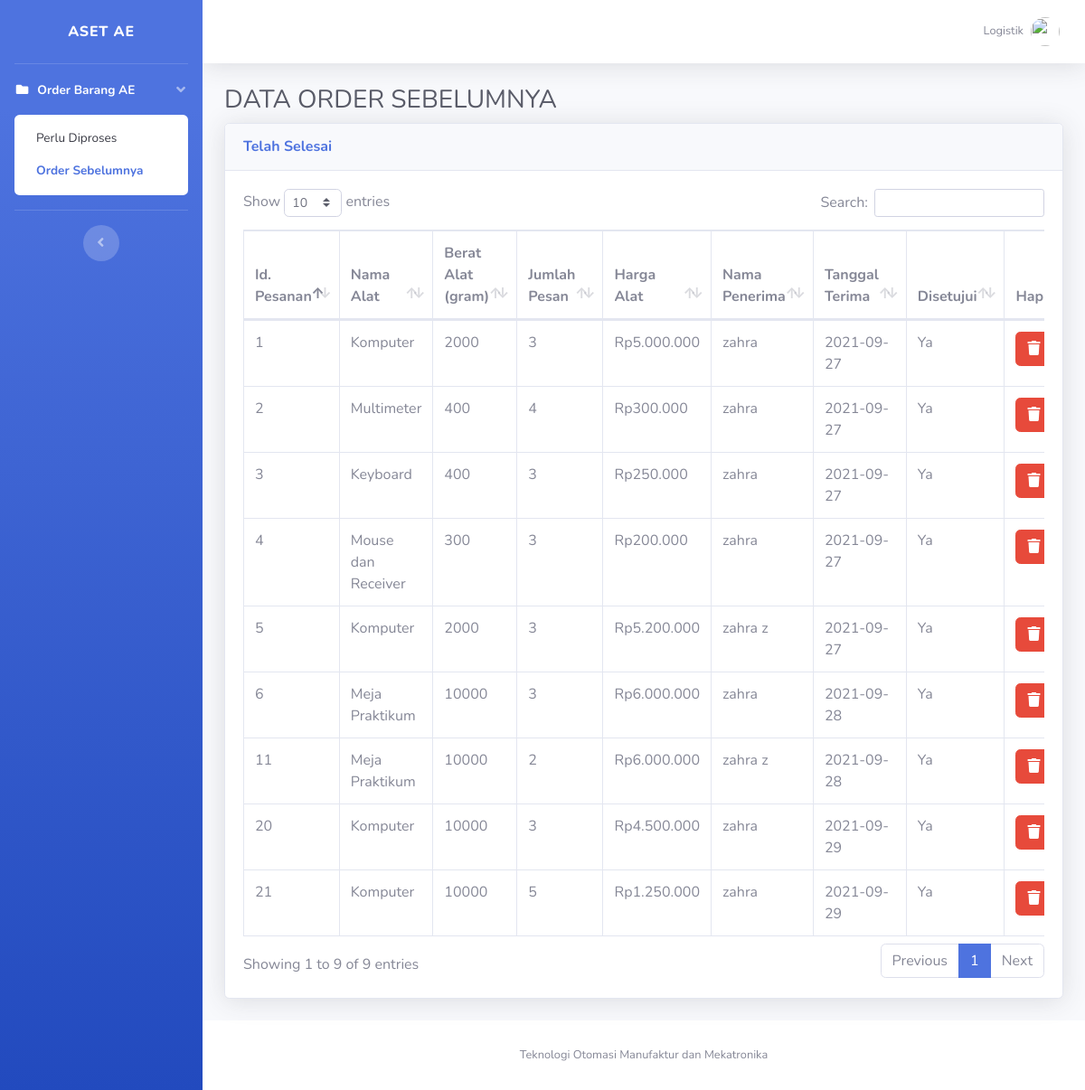
The page /logistik_sebelumnya.php (signed in) on the database its author committed.
### tables this page shows
CREATE TABLE `pemesanan` (
  `id_pesan` int(11) NOT NULL,
  `id_lab` varchar(10) NOT NULL,
  `jumlah_pesan` int(11) NOT NULL,
  `tgl_pesan` date NOT NULL,
  `total_kisaran_hargapesan` double NOT NULL,
  `jml_total_kisaran_hargapesan` double NOT NULL,
  `disetujui` tinyint(1) NOT NULL,
  `disetujui_kajur` tinyint(1) NOT NULL
);

CREATE TABLE `terima` (
  `id_terima` int(11) NOT NULL,
  `id_pesan` int(11) NOT NULL,
  `nama_penerima` varchar(50) NOT NULL,
  `tgl_terima` date NOT NULL,
  `tgl_pelaporan` date NOT NULL
);

CREATE TABLE `alat` (
  `id_pesan` int(11) NOT NULL,
  `id_lab` varchar(2) NOT NULL,
  `id_jenis` varchar(2) NOT NULL,
  `kode_alat` varchar(2) NOT NULL,
  `no_alat` varchar(12) NOT NULL,
  `nama_alat` varchar(59) NOT NULL,
  `berat_alat` int(11) NOT NULL,
  `harga_alat` double NOT NULL,
  `status_alat` varchar(15) NOT NULL,
  `created_date` timestamp NOT NULL DEFAULT current_timestamp() ON UPDATE current_timestamp()
);

### logistik_sebelumnya.php (the view, shortened to what this page needs)
<?php
include_once("config.php");
?>
<!DOCTYPE html>
<html lang="en">
<head>
  <link href="vendor/fontawesome-free/css/all.min.css" rel="stylesheet" type="text/css">
  <link href="css/sb-admin-2.min.css" rel="stylesheet">
  <link href="vendor/datatables/dataTables.bootstrap4.min.css" rel="stylesheet">
</head>
<body id="page-top">
  <div id="wrapper">
    <ul class="navbar-nav bg-gradient-primary sidebar sidebar-dark accordion" id="accordionSidebar">
      <a class="sidebar-brand d-flex align-items-center justify-content-center" href="index.php">
        <div class="sidebar-brand-text mx-3">Aset AE</div>
      </a>
      <hr class="sidebar-divider my-0">
      <li class="nav-item active">
        <a class="nav-link" href="#" data-toggle="collapse" data-target="#collapsePages" aria-expanded="true" aria-controls="collapsePages">
          <i class="fas fa-fw fa-folder"></i>
          <span>Order Barang AE</span>
        </a>
        <div id="collapsePages" class="collapse show" aria-labelledby="headingPages" data-parent="#accordionSidebar">
          <div class="bg-white py-2 collapse-inner rounded">
            <a class="collapse-item" href="logistik.php">Perlu Diproses</a>
            <a class="collapse-item active" href="logistik_sebelumnya.php">Order Sebelumnya</a>
          </div>
        </div>
      </li>
      <hr class="sidebar-divider d-none d-md-block">
      <div class="text-center d-none d-md-inline">
        <button class="rounded-circle border-0" id="sidebarToggle"></button>
      </div>
    </ul>
    <div id="content-wrapper" class="d-flex flex-column">
      <div id="content">
        <nav class="navbar navbar-expand navbar-light bg-white topbar mb-4 static-top shadow">
          <ul class="navbar-nav ml-auto">
            <li class="nav-item dropdown no-arrow">
              <a class="nav-link dropdown-toggle" href="#" id="userDropdown" role="button" data-toggle="dropdown" aria-haspopup="true" aria-expanded="false">
                <span class="mr-2 d-none d-lg-inline text-gray-600 small">Logistik</span>
                <img class="img-profile rounded-circle" src="img/Black.png">
              </a>
            </li>
          </ul>
        </nav>
        <div class="container-fluid">
          <h1 class="h3 mb-2 text-gray-800">DATA ORDER SEBELUMNYA</h1>
          <div class="card shadow mb-4">
            <div class="card-header py-3">
              <h6 class="m-0 font-weight-bold text-primary">Telah Selesai</h6>
            </div>
            <div class="card-body">
              <div class="table-responsive">
                <table class="table table-bordered" id="dataTable" width="100%" cellspacing="0">
                  <thead>
                    <tr>
                      <th>Id. Pesanan</th>
                      <th>Nama Alat</th>
                      <th>Berat Alat (gram)</th>
                      <th>Jumlah Pesan</th>
                      <th>Harga Alat</th>
                      <th>Nama Penerima</th>
                      <th>Tanggal Terima</th>
                      <th>Disetujui</th>
                      <th>Hapus</th>
                    </tr>
                  </thead>
                  <tbody>
                  <?php
                  $sql=mysqli_query($koneksi, "select * from pemesanan inner join alat inner join terima where pemesanan.id_pesan=alat.id_pesan and pemesanan.disetujui='1' and alat.id_pesan=terima.id_pesan group by pemesanan.id_pesan");
                  function rupiah2($angka2){
                        $hasil_rupiah2 = "Rp" . number_format($angka2,0,',','.');
                        return $hasil_rupiah2;
                      }
                  while ($data=mysqli_fetch_array($sql))
                  {
                  ?>
                    <tr>
                      <td><?php echo $data['id_pesan']; ?></td>
                      <td><?php echo $data['nama_alat']; ?></td>
                      <td><?php echo $data['berat_alat']; ?></td>
                      <td><?php echo $data['jumlah_pesan']; ?></td>
                      <td><?php $angka2 = $data['harga_alat'];
                      echo rupiah2($angka2);?></td>
                      <td><?php echo $data['nama_penerima']; ?></td>
                      <td><?php echo $data['tgl_terima']; ?></td>
                      <?php
                      if($data['disetujui'] == "1"){
                        $disetujui = "Ya";
                      }else{
                        $disetujui = "Belum";
                      }
                      ?>
                      <td><?php echo $disetujui; ?></td>
                      <td><a href="sistem_hapus_datapesan.php?id_pesan=<?php echo $data['id_pesan']; ?>">
                          <button class="btn btn-danger"><i class='fas fa-trash'></i></button>
                          </a>
                      </td>
                    </tr>
                  <?php } ?>
                  </tbody>
                </table>
              </div>
            </div>
          </div>
        </div>
      </div>
      <footer class="sticky-footer bg-white">
        <div class="container my-auto">
          <div class="copyright text-center my-auto">
            <span>Teknologi Otomasi Manufaktur dan Mekatronika</span>
          </div>
        </div>
      </footer>
    </div>
  </div>
</body>
</html>

### rows shown on the page
pemesanan: terima.id_pesan "1", alat.nama_alat "Komputer", alat.berat_alat "2000", jumlah_pesan "3", alat.harga_alat "Rp5.000.000", terima.nama_penerima "zahra", terima.tgl_terima "2021-09-27", disetujui "Ya"
pemesanan: terima.id_pesan "2", alat.nama_alat "Multimeter", alat.berat_alat "400", jumlah_pesan "4", alat.harga_alat "Rp300.000", terima.nama_penerima "zahra", terima.tgl_terima "2021-09-27", disetujui "Ya"
pemesanan: terima.id_pesan "3", alat.nama_alat "Keyboard", alat.berat_alat "400", jumlah_pesan "3", alat.harga_alat "Rp250.000", terima.nama_penerima "zahra", terima.tgl_terima "2021-09-27", disetujui "Ya"
pemesanan: terima.id_pesan "4", alat.nama_alat "Mouse dan Receiver", alat.berat_alat "300", jumlah_pesan "3", alat.harga_alat "Rp200.000", terima.nama_penerima "zahra", terima.tgl_terima "2021-09-27", disetujui "Ya"
pemesanan: terima.id_pesan "5", alat.nama_alat "Komputer", alat.berat_alat "2000", jumlah_pesan "3", alat.harga_alat "Rp5.200.000", terima.nama_penerima "zahra z", terima.tgl_terima "2021-09-27", disetujui "Ya"
pemesanan: terima.id_pesan "6", alat.nama_alat "Meja Praktikum", alat.berat_alat "10000", jumlah_pesan "3", alat.harga_alat "Rp6.000.000", terima.nama_penerima "zahra", terima.tgl_terima "2021-09-28", disetujui "Ya"
pemesanan: terima.id_pesan "11", alat.nama_alat "Meja Praktikum", alat.berat_alat "10000", jumlah_pesan "2", alat.harga_alat "Rp6.000.000", terima.nama_penerima "zahra z", terima.tgl_terima "2021-09-28", disetujui "Ya"
pemesanan: terima.id_pesan "20", alat.nama_alat "Komputer", alat.berat_alat "10000", jumlah_pesan "3", alat.harga_alat "Rp4.500.000", terima.nama_penerima "zahra", terima.tgl_terima "2021-09-29", disetujui "Ya"
pemesanan: terima.id_pesan "21", alat.nama_alat "Komputer", alat.berat_alat "10000", jumlah_pesan "5", alat.harga_alat "Rp1.250.000", terima.nama_penerima "zahra", terima.tgl_terima "2021-09-29", disetujui "Ya"
